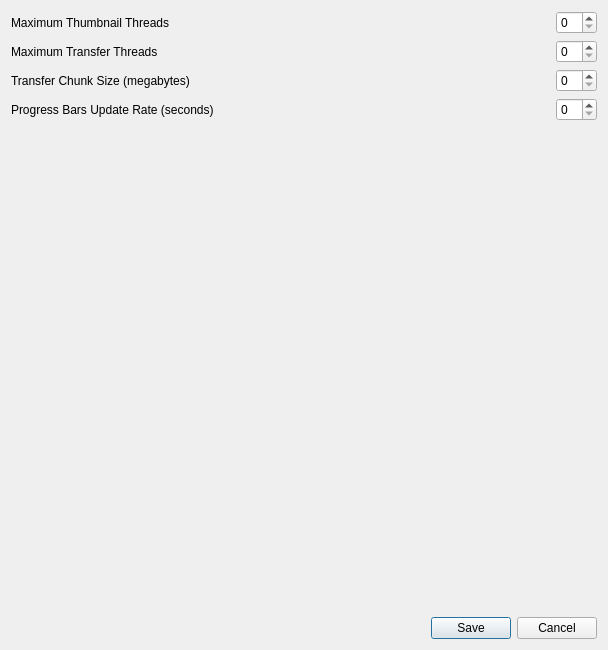
<?xml version="1.0" encoding="UTF-8"?>
<ui version="4.0">
 <class>w_sourceConfig</class>
 <widget class="QWidget" name="w_sourceConfig">
  <property name="geometry">
   <rect>
    <x>0</x>
    <y>0</y>
    <width>608</width>
    <height>650</height>
   </rect>
  </property>
  <property name="windowTitle">
   <string>Transfer Configuration</string>
  </property>
  <layout class="QHBoxLayout" name="horizontalLayout">
   <item>
    <widget class="QSplitter" name="splitter">
     <property name="orientation">
      <enum>Qt::Horizontal</enum>
     </property>
     <widget class="QWidget" name="w_config" native="true">
      <property name="sizePolicy">
       <sizepolicy hsizetype="Preferred" vsizetype="Preferred">
        <horstretch>8</horstretch>
        <verstretch>0</verstretch>
       </sizepolicy>
      </property>
      <layout class="QVBoxLayout" name="verticalLayout_8">
       <property name="leftMargin">
        <number>0</number>
       </property>
       <property name="topMargin">
        <number>0</number>
       </property>
       <property name="rightMargin">
        <number>0</number>
       </property>
       <property name="bottomMargin">
        <number>0</number>
       </property>
       <item>
        <layout class="QHBoxLayout" name="lo_thumbThreads">
         <item>
          <widget class="QLabel" name="l_thumbThreads">
           <property name="text">
            <string>Maximum Thumbnail Threads</string>
           </property>
          </widget>
         </item>
         <item>
          <spacer name="horizontalSpacer">
           <property name="orientation">
            <enum>Qt::Horizontal</enum>
           </property>
           <property name="sizeHint" stdset="0">
            <size>
             <width>40</width>
             <height>20</height>
            </size>
           </property>
          </spacer>
         </item>
         <item>
          <widget class="QSpinBox" name="sb_thumbThreads"/>
         </item>
        </layout>
       </item>
       <item>
        <layout class="QHBoxLayout" name="lo_copyThreads">
         <item>
          <widget class="QLabel" name="l_copyThreads">
           <property name="text">
            <string>Maximum Transfer Threads</string>
           </property>
          </widget>
         </item>
         <item>
          <spacer name="horizontalSpacer_2">
           <property name="orientation">
            <enum>Qt::Horizontal</enum>
           </property>
           <property name="sizeHint" stdset="0">
            <size>
             <width>40</width>
             <height>20</height>
            </size>
           </property>
          </spacer>
         </item>
         <item>
          <widget class="QSpinBox" name="sb_copyThreads"/>
         </item>
        </layout>
       </item>
       <item>
        <layout class="QHBoxLayout" name="lo_copyChunks">
         <item>
          <widget class="QLabel" name="l_copyChunks">
           <property name="text">
            <string>Transfer Chunk Size (megabytes)</string>
           </property>
          </widget>
         </item>
         <item>
          <spacer name="horizontalSpacer_8">
           <property name="orientation">
            <enum>Qt::Horizontal</enum>
           </property>
           <property name="sizeHint" stdset="0">
            <size>
             <width>40</width>
             <height>20</height>
            </size>
           </property>
          </spacer>
         </item>
         <item>
          <widget class="QSpinBox" name="sb_copyChunks"/>
         </item>
        </layout>
       </item>
       <item>
        <layout class="QHBoxLayout" name="lo_progUpdateRate">
         <item>
          <widget class="QLabel" name="l_progUpdateRate">
           <property name="text">
            <string>Progress Bars Update Rate (seconds)</string>
           </property>
          </widget>
         </item>
         <item>
          <spacer name="horizontalSpacer_3">
           <property name="orientation">
            <enum>Qt::Horizontal</enum>
           </property>
           <property name="sizeHint" stdset="0">
            <size>
             <width>40</width>
             <height>20</height>
            </size>
           </property>
          </spacer>
         </item>
         <item>
          <widget class="QSpinBox" name="sp_progUpdateRate">
           <property name="maximum">
            <number>10</number>
           </property>
          </widget>
         </item>
        </layout>
       </item>
       <item>
        <spacer name="verticalSpacer">
         <property name="orientation">
          <enum>Qt::Vertical</enum>
         </property>
         <property name="sizeHint" stdset="0">
          <size>
           <width>20</width>
           <height>40</height>
          </size>
         </property>
        </spacer>
       </item>
       <item>
        <widget class="QDialogButtonBox" name="bb_saveCancel">
         <property name="standardButtons">
          <set>QDialogButtonBox::Cancel|QDialogButtonBox::Save</set>
         </property>
        </widget>
       </item>
      </layout>
     </widget>
    </widget>
   </item>
  </layout>
 </widget>
 <resources/>
 <connections/>
</ui>
